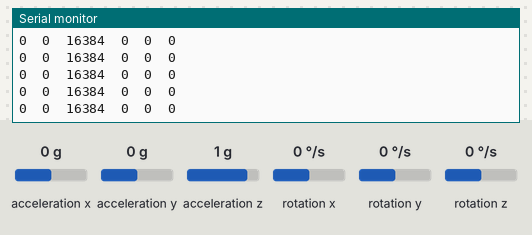
A sketch run on a simulated ESP32. On the bench: the last lines printed to the serial monitor. Wiring (inferred from the names in the program): MPU-9250 motion sensor at I2C address 0x69. The inputs (shaded band) are chosen by the test bench; at power-on: acceleration x 0 g, acceleration y 0 g, acceleration z 1 g, rotation x 0 °/s, rotation y 0 °/s, rotation z 0 °/s.

Above: at 4.2 s.
4.3 s: acceleration x set to -1.4 g
At 4.57 s:
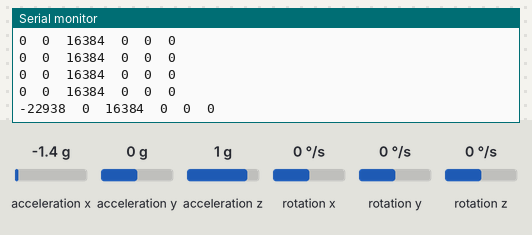
5.8 s: acceleration y set to -1.4 g
At 5.99 s:
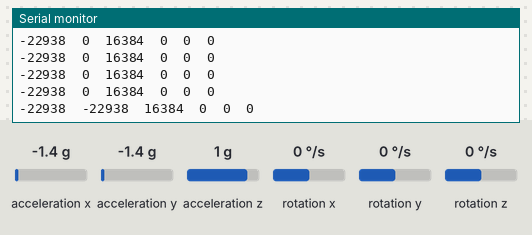
7.3 s: acceleration z set to -1.4 g
At 7.4 s:
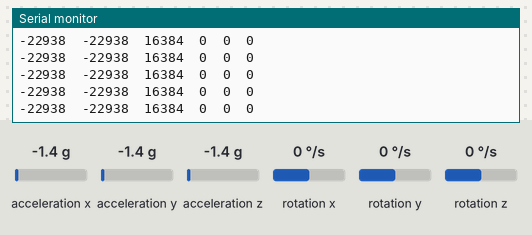
8.8 s: rotation x set to -192 °/s
At 8.81 s:
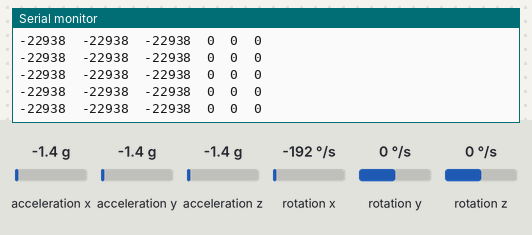
10.3 s: rotation y set to -192 °/s
At 10.42 s:
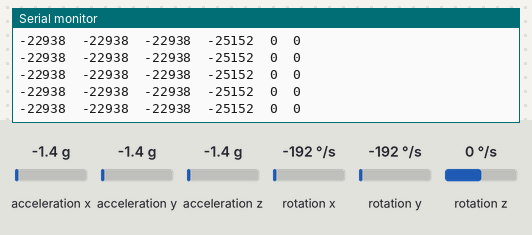
Timing chart, 0 to 12.8 s (numbered marks = the images above; inputs shaded):
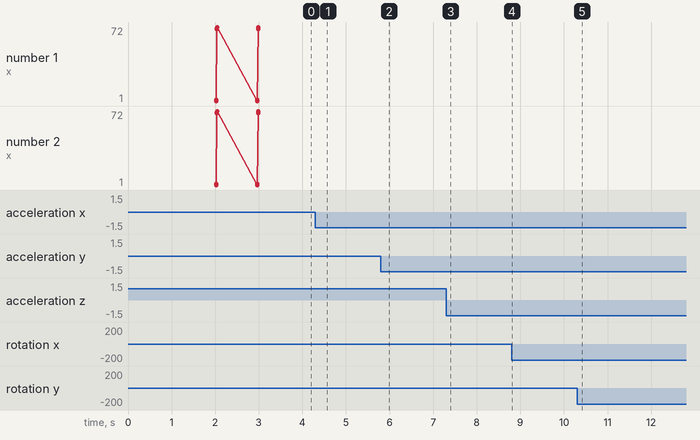

Measured:
- after the input at 4.3 s, the serial monitor: prints a new line after 0.12 s (image 1)
- after the input at 5.8 s, the serial monitor: prints a new line at once (image 2)

The sketch:

b_IMU_dignostic.ino
```cpp
/*
 * IMU Diagnostic — Identify your chip
 *
 * Reads key registers to figure out what IMU chip
 * is actually on your breakout board.
 *
 * Wiring:
 *   SDA → GPIO 37,  SCL → GPIO 38
 *   3V3 → 3.3V,     GND → GND
 *
 * Author: Yogeshwaran
 */

#include <Wire.h>

#define IMU_SDA  37
#define IMU_SCL  38

uint8_t imuAddr = 0;

uint8_t readReg(uint8_t reg) {
  Wire1.beginTransmission(imuAddr);
  Wire1.write(reg);
  Wire1.endTransmission(false);
  Wire1.requestFrom(imuAddr, (uint8_t)1);
  if (Wire1.available()) return Wire1.read();
  return 0xFF;
}

void writeReg(uint8_t reg, uint8_t val) {
  Wire1.beginTransmission(imuAddr);
  Wire1.write(reg);
  Wire1.write(val);
  Wire1.endTransmission();
}

void dumpRegisters() {
  Serial.println("\n--- Key Register Dump ---");

  uint8_t regs[] = {0x00, 0x01, 0x02, 0x6A, 0x6B, 0x6C, 0x75, 0x70, 0x71, 0x72};
  const char* names[] = {
    "0x00 (config/ID?)", "0x01", "0x02",
    "0x6A (USER_CTRL)", "0x6B (PWR_MGMT_1)", "0x6C (PWR_MGMT_2)",
    "0x75 (WHO_AM_I)", "0x70", "0x71", "0x72"
  };

  for (int i = 0; i < 10; i++) {
    uint8_t val = readReg(regs[i]);
    Serial.printf("  Reg 0x%02X = 0x%02X  (%s)\n", regs[i], val, names[i]);
  }
}

void identifyChip(uint8_t whoami) {
  Serial.printf("\nWHO_AM_I value: 0x%02X → ", whoami);

  switch (whoami) {
    case 0x68: Serial.println("MPU6050 (genuine)"); break;
    case 0x70: Serial.println("MPU6500"); break;
    case 0x71: Serial.println("MPU9250"); break;
    case 0x73: Serial.println("MPU9255"); break;
    case 0x19: Serial.println("MPU6886 (M5Stack)"); break;
    case 0x98: Serial.println("ICM-20689"); break;
    case 0x12: Serial.println("ICM-20602"); break;
    case 0x11: Serial.println("ICM-20600"); break;
    case 0xAC: Serial.println("ICM-20648"); break;
    case 0xAF: Serial.println("ICM-20649"); break;
    case 0x05: Serial.println("QMI8658 (common clone)"); break;
    case 0x00: Serial.println("Unknown — likely clone or wiring issue"); break;
    case 0xFF: Serial.println("No response — check wiring"); break;
    default:   Serial.println("Unknown chip"); break;
  }
}

void readAndPrint(const char* label) {
  Wire1.beginTransmission(imuAddr);
  Wire1.write(0x3B);
  Wire1.endTransmission(false);
  Wire1.requestFrom(imuAddr, (uint8_t)14);

  int16_t ax = (Wire1.read() << 8) | Wire1.read();
  int16_t ay = (Wire1.read() << 8) | Wire1.read();
  int16_t az = (Wire1.read() << 8) | Wire1.read();
  int16_t t  = (Wire1.read() << 8) | Wire1.read();
  int16_t gx = (Wire1.read() << 8) | Wire1.read();
  int16_t gy = (Wire1.read() << 8) | Wire1.read();
  int16_t gz = (Wire1.read() << 8) | Wire1.read();

  Serial.printf("  %s: AX=%d AY=%d AZ=%d GX=%d GY=%d GZ=%d\n",
    label, ax, ay, az, gx, gy, gz);
}

void setup() {
  Serial.begin(115200);
  delay(2000);

  Serial.println("=== IMU Diagnostic Tool ===\n");

  // ── Try normal wiring first ──
  Serial.println(">> Testing SDA=37, SCL=38");
  Wire1.begin(IMU_SDA, IMU_SCL);
  Wire1.setClock(100000);  // Start slow for reliability

  // Scan
  Serial.println("\n--- I2C Scan ---");
  int found = 0;
  for (uint8_t addr = 1; addr < 127; addr++) {
    Wire1.beginTransmission(addr);
    if (Wire1.endTransmission() == 0) {
      Serial.printf("  Device at 0x%02X\n", addr);
      if (addr == 0x68 || addr == 0x69) imuAddr = addr;
      found++;
    }
  }

  if (found == 0) {
    // ── Try swapped wiring ──
    Serial.println("\n  Nothing found! Trying SWAPPED pins (SDA=38, SCL=37)...");
    Wire1.end();
    Wire1.begin(IMU_SCL, IMU_SDA);  // Swap!
    Wire1.setClock(100000);

    for (uint8_t addr = 1; addr < 127; addr++) {
      Wire1.beginTransmission(addr);
      if (Wire1.endTransmission() == 0) {
        Serial.printf("  Device at 0x%02X (with SWAPPED pins!)\n", addr);
        Serial.println("  >>> Your SDA and SCL wires are swapped! <<<");
        if (addr == 0x68 || addr == 0x69) imuAddr = addr;
        found++;
      }
    }
  }

  if (imuAddr == 0) {
    Serial.println("\nNo IMU found on either pin config. Check wiring.");
    while (1) delay(1000);
  }

  Serial.printf("\nUsing IMU at 0x%02X\n", imuAddr);

  // ── Read WHO_AM_I before reset ──
  uint8_t whoami_before = readReg(0x75);
  identifyChip(whoami_before);

  // ── Dump registers before reset ──
  Serial.println("\n=== BEFORE RESET ===");
  dumpRegisters();
  readAndPrint("Data before reset");

  // ── Hard reset ──
  Serial.println("\n=== RESETTING CHIP ===");
  writeReg(0x6B, 0x80);  // Device reset bit
  delay(200);

  // Wait for reset to complete
  for (int i = 0; i < 10; i++) {
    uint8_t pwr = readReg(0x6B);
    Serial.printf("  PWR_MGMT_1 after reset: 0x%02X\n", pwr);
    if ((pwr & 0x80) == 0) break;  // Reset bit cleared
    delay(50);
  }

  // ── Wake up ──
  writeReg(0x6B, 0x01);  // Clock source: PLL with X gyro
  delay(100);
  writeReg(0x1A, 0x03);  // DLPF: 44Hz
  writeReg(0x1B, 0x00);  // Gyro: +/-250 deg/s
  writeReg(0x1C, 0x00);  // Accel: +/-2g
  delay(100);

  // ── Read WHO_AM_I after reset ──
  uint8_t whoami_after = readReg(0x75);
  Serial.printf("\nWHO_AM_I after reset: 0x%02X\n", whoami_after);
  identifyChip(whoami_after);

  // ── Dump registers after reset ──
  Serial.println("\n=== AFTER RESET ===");
  dumpRegisters();
  readAndPrint("Data after reset");

  // ── Continuous reading test ──
  Serial.println("\n=== LIVE DATA (tilt the board!) ===");
  Serial.println("AccX\tAccY\tAccZ\tGyroX\tGyroY\tGyroZ");
  Serial.println("----\t----\t----\t-----\t-----\t-----");
}

void loop() {
  Wire1.beginTransmission(imuAddr);
  Wire1.write(0x3B);
  Wire1.endTransmission(false);
  Wire1.requestFrom(imuAddr, (uint8_t)14);

  int16_t ax = (Wire1.read() << 8) | Wire1.read();
  int16_t ay = (Wire1.read() << 8) | Wire1.read();
  int16_t az = (Wire1.read() << 8) | Wire1.read();
  Wire1.read(); Wire1.read();  // Skip temp
  int16_t gx = (Wire1.read() << 8) | Wire1.read();
  int16_t gy = (Wire1.read() << 8) | Wire1.read();
  int16_t gz = (Wire1.read() << 8) | Wire1.read();

  Serial.printf("%d\t%d\t%d\t%d\t%d\t%d\n",
    ax, ay, az, gx, gy, gz);

  delay(200);
}
```
